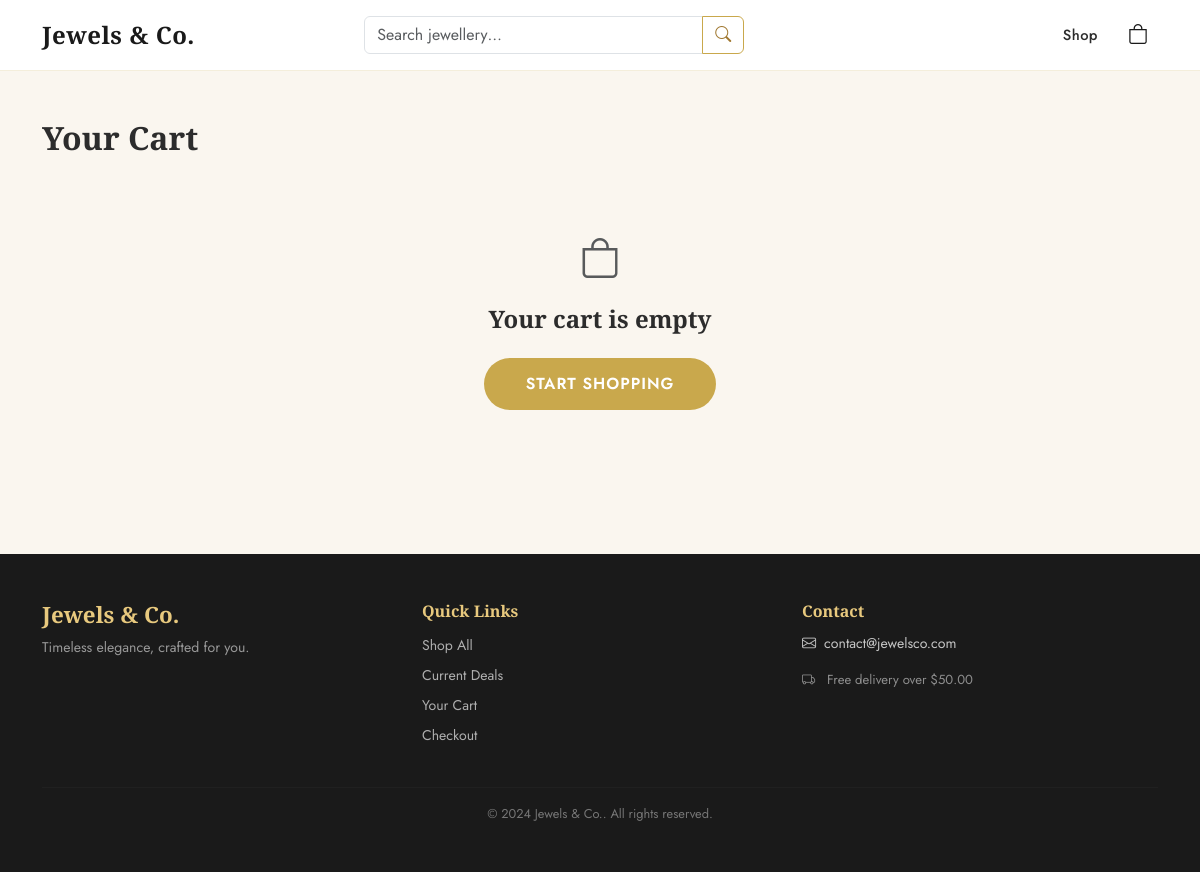
The page /cart on the database its author committed.
### app/models.py (models this page shows, shortened)
class SiteSettings(db.Model):
    __tablename__ = "site_settings"
    id    = db.Column(db.Integer, primary_key=True)
    key   = db.Column(db.String(100), unique=True, nullable=False, index=True)
    value = db.Column(db.Text, nullable=False, default="")

### app/main.py (the view)
@main_bp.route("/cart")
def cart():
    settings = get_settings()
    cart_data = get_cart()
    totals = cart_totals(
        settings.get("delivery_cost", "5.00"),
        settings.get("free_delivery_threshold", "50.00"),
    )
    return render_template("cart.html", cart=cart_data,
                           totals=totals, settings=settings)

### app/main.py (called while the page is built)
@main_bp.context_processor
def inject_globals():
    settings = get_settings()
    cart = get_cart()
    cart_count = sum(v["qty"] for v in cart.values())
    return {"settings": settings, "cart_count": cart_count}

### app/utils.py (called while the page is built)
def get_cart() -> dict:
    return session.setdefault(CART_SESSION_KEY, {})

def cart_totals(delivery_cost_str: str, free_threshold_str: str) -> dict:
    cart = get_cart()
    subtotal = sum(Decimal(v["price"]) * v["qty"] for v in cart.values())
    delivery = Decimal(delivery_cost_str or "0")
    threshold = Decimal(free_threshold_str or "0")
    if threshold > 0 and subtotal >= threshold:
        delivery = Decimal("0")
    item_count = sum(v["qty"] for v in cart.values())
    return {
        "subtotal":   subtotal,
        "delivery":   delivery,
        "total":      subtotal + delivery,
        "item_count": item_count,
    }

def get_settings() -> dict:
    from app.models import SiteSettings
    return {row.key: row.value for row in SiteSettings.query.all()}

### app/templates/cart.html (shortened to what this page needs)
{% extends "base.html" %}
{% block content %}
<div class="container py-5">
  <h1 class="page-title mb-4">Your Cart</h1>
  {% if cart %}
  <div class="row g-4">
    <div class="col-lg-8">
      <div class="cart-items-list">
        {% for pid, item in cart.items() %}
        <div class="cart-item d-flex align-items-center gap-3 p-3 mb-3">
          <div class="cart-item-img-wrap flex-shrink-0">
            {% if item.image %}
              <img src="{{ url_for('static', filename=item.image) }}"
                   alt="{{ item.name }}" class="cart-item-img">
            {% else %}
              <div class="cart-item-img-ph"><i class="bi bi-gem"></i></div>
            {% endif %}
          </div>
          <div class="flex-grow-1">
            <h6 class="cart-item-name mb-1">{{ item.name }}</h6>
            <p class="cart-item-unit-price mb-0">
              {{ settings.currency_symbol }}{{ '%.2f'|format(item.price|float) }} each
            </p>
          </div>
          <form action="{{ url_for('main_bp.cart_update', product_id=pid) }}"
                method="post" class="d-flex align-items-center gap-2">
            <input type="hidden" name="csrf_token" value="{{ csrf_token() }}">
            <div class="qty-control d-flex align-items-center border rounded-pill px-2">
              <button type="button" class="qty-btn"
                      onclick="this.closest('form').qty.stepDown()">−</button>
              <input type="number" name="qty" value="{{ item.qty }}"
                     min="1" max="99" class="qty-input text-center">
              <button type="button" class="qty-btn"
                      onclick="this.closest('form').qty.stepUp()">+</button>
            </div>
            <button class="btn btn-sm btn-outline-secondary" type="submit">
              <i class="bi bi-arrow-clockwise"></i>
            </button>
          </form>
          <div class="cart-item-total fw-bold">
            {{ settings.currency_symbol }}{{ '%.2f'|format(item.price|float * item.qty) }}
          </div>
          <form action="{{ url_for('main_bp.cart_remove', product_id=pid) }}"
                method="post">
            <input type="hidden" name="csrf_token" value="{{ csrf_token() }}">
            <button class="btn btn-sm btn-link text-danger" type="submit"
                    title="Remove">
              <i class="bi bi-x-lg"></i>
            </button>
          </form>
        </div>
        {% endfor %}
      </div>
    </div>
    <div class="col-lg-4">
      <div class="order-summary p-4">
        <h5 class="summary-title mb-3">Order Summary</h5>
        <div class="d-flex justify-content-between mb-2">
          <span>Subtotal</span>
          <span>{{ settings.currency_symbol }}{{ '%.2f'|format(totals.subtotal|float) }}</span>
        </div>
        <div class="d-flex justify-content-between mb-2">
          <span>Delivery</span>
          <span>
            {% if totals.delivery == 0 %}
              <span class="text-success fw-semibold">Free</span>
            {% else %}
              {{ settings.currency_symbol }}{{ '%.2f'|format(totals.delivery|float) }}
            {% endif %}
          </span>
        </div>
        {% if settings.free_delivery_threshold and settings.free_delivery_threshold|float > 0
              and totals.subtotal < settings.free_delivery_threshold|float %}
          <p class="free-delivery-note">
            Add {{ settings.currency_symbol }}{{
              '%.2f'|format(settings.free_delivery_threshold|float - totals.subtotal|float)
            }} more for free delivery!
          </p>
        {% endif %}
        <hr>
        <div class="d-flex justify-content-between fw-bold fs-5">
          <span>Total</span>
          <span>{{ settings.currency_symbol }}{{ '%.2f'|format(totals.total|float) }}</span>
        </div>
        <a href="{{ url_for('main_bp.checkout') }}"
           class="btn btn-checkout w-100 mt-4">
          Proceed to Checkout <i class="bi bi-arrow-right ms-1"></i>
        </a>
        <a href="{{ url_for('main_bp.index') }}"
           class="btn btn-link w-100 mt-2 text-center">
          ← Continue Shopping
        </a>
      </div>
    </div>
  </div>
  {% else %}
  <div class="empty-state text-center py-5">
    <i class="bi bi-bag fs-1 text-muted"></i>
    <h4 class="mt-3">Your cart is empty</h4>
    <a href="{{ url_for('main_bp.index') }}" class="btn btn-hero mt-3">Start Shopping</a>
  </div>
  {% endif %}
</div>
{% endblock %}

### app/templates/base.html (shortened to what this page needs)
<!DOCTYPE html>
<html lang="en">
<head>
  <link href="https://cdn.jsdelivr.net/npm/bootstrap@5.3.2/dist/css/bootstrap.min.css" rel="stylesheet">
  <link href="https://cdn.jsdelivr.net/npm/bootstrap-icons@1.11.3/font/bootstrap-icons.min.css" rel="stylesheet">
  <link rel="stylesheet" href="{{ url_for('static', filename='css/style.css') }}">
</head>
<body>
<nav class="navbar navbar-expand-lg sticky-top site-navbar">
  <div class="container">
    <a class="navbar-brand d-flex align-items-center gap-2" href="{{ url_for('main_bp.index') }}">
      {% if settings.logo_image %}
        <img src="{{ url_for('static', filename=settings.logo_image) }}"
             alt="{{ settings.site_name }}" height="46" class="brand-logo">
      {% else %}
        <span class="brand-name">{{ settings.site_name or 'Jewels & Co.' }}</span>
      {% endif %}
    </a>
    <div class="collapse navbar-collapse" id="mainNav">
      <form class="d-flex mx-auto nav-search" action="{{ url_for('main_bp.index') }}" method="get">
        <div class="input-group">
          <input class="form-control" type="search" name="q"
                 placeholder="Search jewellery…"
                 value="{{ request.args.get('q', '') }}" aria-label="Search">
          <button class="btn btn-outline-gold" type="submit">
            <i class="bi bi-search"></i>
          </button>
        </div>
      </form>
      <ul class="navbar-nav ms-auto align-items-center gap-1">
        <li class="nav-item">
          <a class="nav-link" href="{{ url_for('main_bp.index') }}">Shop</a>
        </li>
        <li class="nav-item ms-1">
          <a class="btn btn-cart position-relative" href="{{ url_for('main_bp.cart') }}">
            <i class="bi bi-bag fs-5"></i>
          </a>
        </li>
      </ul>
    </div>
  </div>
</nav>
{% block content %}{% endblock %}
<footer class="site-footer mt-5 py-5">
  <div class="container">
    <div class="row g-4">
      <div class="col-md-4">
        {% if settings.logo_image %}
          <img src="{{ url_for('static', filename=settings.logo_image) }}"
               alt="{{ settings.site_name }}" height="40" class="mb-3 brand-logo-footer">
        {% else %}
          <h5 class="footer-brand">{{ settings.site_name }}</h5>
        {% endif %}
        <p class="footer-tagline">{{ settings.site_tagline }}</p>
      </div>
      <div class="col-md-4">
        <h6 class="footer-heading">Quick Links</h6>
        <ul class="list-unstyled footer-links">
          <li><a href="{{ url_for('main_bp.index') }}">Shop All</a></li>
          <li><a href="{{ url_for('main_bp.index') }}?deals=1">Current Deals</a></li>
          <li><a href="{{ url_for('main_bp.cart') }}">Your Cart</a></li>
          <li><a href="{{ url_for('main_bp.checkout') }}">Checkout</a></li>
        </ul>
      </div>
      <div class="col-md-4">
        <h6 class="footer-heading">Contact</h6>
        {% if settings.contact_email %}
          <p class="footer-contact">
            <i class="bi bi-envelope me-2"></i>{{ settings.contact_email }}
          </p>
        {% endif %}
        <p class="footer-delivery mt-3">
          <i class="bi bi-truck me-2"></i>
          {% if settings.free_delivery_threshold and settings.free_delivery_threshold|float > 0 %}
            Free delivery over {{ settings.currency_symbol }}{{ settings.free_delivery_threshold }}
          {% else %}
            Delivery: {{ settings.currency_symbol }}{{ settings.delivery_cost }}
          {% endif %}
        </p>
      </div>
    </div>
    <hr class="footer-divider mt-4">
    <p class="text-center footer-copy mb-0">
      &copy; {{ 2024 }} {{ settings.site_name }}. All rights reserved.
    </p>
  </div>
</footer>
</body>
</html>

### app/static/css/style.css (style rules this page uses)
:root { --gold: #c9a84c; --gold-light: #e8c97e; --gold-dark: #a07830; --charcoal: #1a1a1a; --charcoal-2: #2b2b2b; --charcoal-3: #3d3d3d; --cream: #faf6ef; --off-white: #f5f0e8; --text-dark: #2c2c2c; --text-muted: #7a7a7a; --radius-sm: 6px; --radius: 12px; --radius-lg: 20px; --shadow: 0 4px 20px rgba(0,0,0,.08); --shadow-lg: 0 8px 40px rgba(0,0,0,.14); --transition: all 0.25s ease; }
*, *::before, *::after { box-sizing: border-box; }
body { font-family: 'Jost', sans-serif; color: var(--text-dark); background: var(--cream); -webkit-font-smoothing: antialiased; }
h1, h2, h3, h4, h5 { font-family: 'Playfair Display', serif; font-weight: 600; }
a { color: var(--gold-dark); text-decoration: none; }
.site-navbar { background: rgba(255,255,255,.97); backdrop-filter: blur(10px); border-bottom: 1px solid rgba(201,168,76,.2); padding: 12px 0; transition: var(--transition); }
.brand-name { font-family: 'Playfair Display', serif; font-size: 1.5rem; font-weight: 700; color: var(--charcoal); letter-spacing: .02em; }
.nav-search { width: min(380px, 100%); }
.navbar .nav-link { color: var(--text-dark); font-weight: 500; font-size: .92rem; letter-spacing: .03em; padding: 6px 12px !important; border-radius: var(--radius-sm); transition: var(--transition); }
.btn-outline-gold { border-color: var(--gold); color: var(--gold-dark); }
.btn-cart { position: relative; background: transparent; color: var(--charcoal); border: none; padding: 6px 10px; border-radius: var(--radius); transition: var(--transition); }
.btn-hero { background: var(--gold); color: white; border: none; padding: 14px 42px; font-size: 1rem; font-weight: 600; letter-spacing: .06em; border-radius: 50px; transition: var(--transition); text-transform: uppercase; }
.site-footer { background: var(--charcoal); color: rgba(255,255,255,.75); }
.footer-brand { font-family: 'Playfair Display', serif; font-size: 1.4rem; color: var(--gold-light); }
.footer-tagline { font-size: .88rem; color: rgba(255,255,255,.55); }
.footer-heading { font-family: 'Playfair Display', serif; font-size: 1rem; font-weight: 700; color: var(--gold-light); margin-bottom: 12px; }
.footer-links li { margin-bottom: 6px; }
.footer-links a { color: rgba(255,255,255,.65); font-size: .88rem; }
.footer-contact { font-size: .88rem; margin-bottom: 4px; }
.footer-delivery { font-size: .82rem; color: rgba(255,255,255,.5); }
.footer-divider { border-color: rgba(255,255,255,.1); }
.footer-copy { font-size: .8rem; color: rgba(255,255,255,.4); }
.page-title { font-family: 'Playfair Display', serif; font-size: 2rem; font-weight: 700; }

### rows shown on the page
SiteSettings: value "Jewels & Co.", site_name "Jewels & Co."
SiteSettings: site_tagline "Timeless elegance, crafted for you."
SiteSettings: contact_email "contact@jewelsco.com"
SiteSettings: free_delivery_threshold "50.00"

### other values the page prints
{{ settings.currency_symbol }} "$"
{{ 2024 }} "2024"
